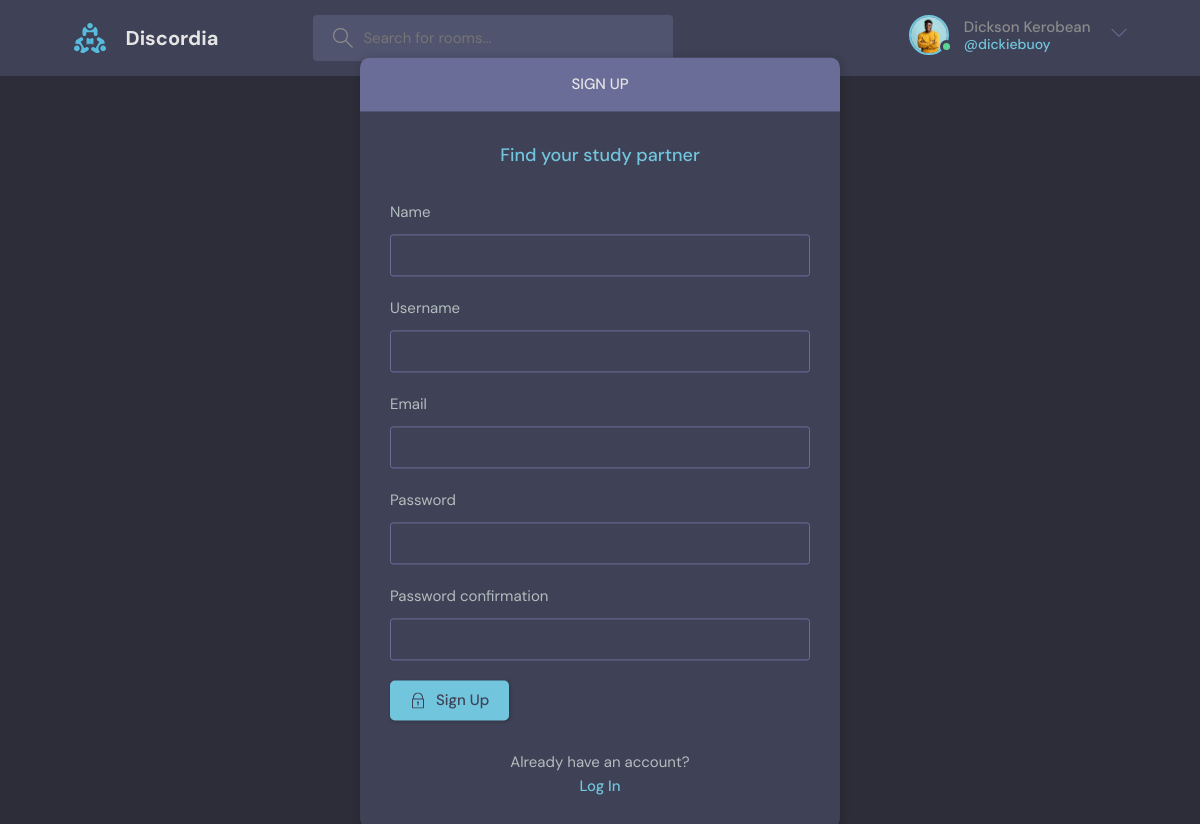
The app's page /user/register/ (signed in) with its own data.
### base/models.py (models this page shows)
class User(AbstractUser):
    name = models.CharField(max_length=200, null=True,blank=True)
    email = models.EmailField(unique=True, null=True)
    bio = models.TextField(null=True)
    avatar = models.ImageField(null=True, default="avatar.svg")
    USERNAME_FIELD = 'email'
    REQUIRED_FIELDS = []

### user/views.py (the view, shortened to what this page needs)
# urls.py: path('register/', views.registerUser, name='register-user'),
def registerUser(request):
    form = MyUserCreationForm()
    context = {
        'form':form
    }
    return render(request, 'user/login_register.html',context)

### user/forms.py
class MyUserCreationForm(UserCreationForm):
    class Meta:
        model = User
        fields = ['name', 'username', 'email', 'password1', 'password2']

### user/templates/user/login_register.html (shortened to what this page needs)
{% extends 'layouts/main.html' %}
{% block content %}
{% if page == 'login' %}
<main class="auth layout">
  <div class="container">
    <div class="layout__box">
      <div class="layout__boxHeader">
        <div class="layout__boxTitle">
          <h3>Login</h3>
        </div>
      </div>
      <div class="layout__body">
        <h2 class="auth__tagline">Find your study partner</h2>
        <form class="form" action="" method="POST">
          {% csrf_token %}
          <div class="form__group form__group">
            <label for="room_name">Email</label>
            <input id="username" name="email" type="email" placeholder="Enter username" />
          </div>
          <div class="form__group">
            <label for="password">Password</label>
            <input
              id="password"
              name="password"
              type="password"
              placeholder="&bull;&bull;&bull;&bull;&bull;&bull;&bull;&bull;"
            />
          </div>
          <button class="btn btn--main" type="submit">
            <svg
              version="1.1"
              xmlns="http://www.w3.org/2000/svg"
              width="32"
              height="32"
              viewBox="0 0 32 32"
            >
              <title>lock</title>
              <path
                d="M27 12h-1v-2c0-5.514-4.486-10-10-10s-10 4.486-10 10v2h-1c-0.553 0-1 0.447-1 1v18c0 0.553 0.447 1 1 1h22c0.553 0 1-0.447 1-1v-18c0-0.553-0.447-1-1-1zM8 10c0-4.411 3.589-8 8-8s8 3.589 8 8v2h-16v-2zM26 30h-20v-16h20v16z"
              ></path>
              <path
                d="M15 21.694v4.306h2v-4.306c0.587-0.348 1-0.961 1-1.694 0-1.105-0.895-2-2-2s-2 0.895-2 2c0 0.732 0.413 1.345 1 1.694z"
              ></path>
            </svg>
            Login
          </button>
        </form>
        <div class="auth__action">
          <p>Haven't signed up yet?</p>
          <a href="{% url 'register-user' %}" class="btn btn--link">Sign Up</a>
        </div>
      </div>
    </div>
  </div>
</main>
{% else %}
<main class="auth layout">
  <div class="container">
    <div class="layout__box">
      <div class="layout__boxHeader">
        <div class="layout__boxTitle">
          <h3>Sign up</h3>
        </div>
      </div>
      <div class="layout__body">
        <h2 class="auth__tagline">Find your study partner</h2>
        <form class="form" action="" method="POST">
          {% for field in form %}
          <div class="form__group form__group">
            <label for="fullname">{{field.label}}</label>
            {{field}}
          </div>
          {% endfor %}
          <button class="btn btn--main" type="submit">
            Sign Up
          </button>
        </form>
        <div class="auth__action">
          <p>Already have an account?</p>
          <a href="{% url 'login-user' %}" class="btn btn--link">Log In</a>
        </div>
      </div>
    </div>
  </div>
</main>
{% endif %}
{% endblock %}

### templates/includes/header.html (shortened to what this page needs)
<header class="header header--loggedIn">
    {% load static %}
  <div class="container">
    <a href="{% url 'home' %}" class="header__logo">
      <img src="{% static 'images/logo.svg' %}" />
      <h1>Discordia</h1>
    </a>
    <form class="header__search" method="get" action="{% url 'home' %}">
      <label>
        <input name="q" placeholder="Search for rooms..." />
      </label>
    </form>
    <nav class="header__menu">
      {% if request.user.is_authenticated %}
      <div class="header__user">
        <a href="{% url 'profile' user.id %}">
          <div class="avatar avatar--medium active">
            <img src="{{user.avatar.url}}" />
          </div>
          <p>{{request.user.name}} <span>@{{request.user.username}}</span></p>
        </a>
        <button class="dropdown-button">
          <svg version="1.1" xmlns="http://www.w3.org/2000/svg" width="32" height="32" viewBox="0 0 32 32">
            <title>chevron-down</title>
            <path d="M16 21l-13-13h-3l16 16 16-16h-3l-13 13z"></path>
          </svg>
        </button>
      </div>
      {% else %}
       <a href="{% url 'login-user' %}">
        <img src="{% static 'images/avatar.svg' %}" />
        <p>Login</p>
      </a>
      {% endif %}
    </nav>
  </div>
</header>

### records on screen
User: avatar (picture), user.name "Dickson Kerobean", user.username "dickiebuoy"

### other values on screen
{{ field.label }} "Name" "Username" "Email" "Password" "Password confirmation"
